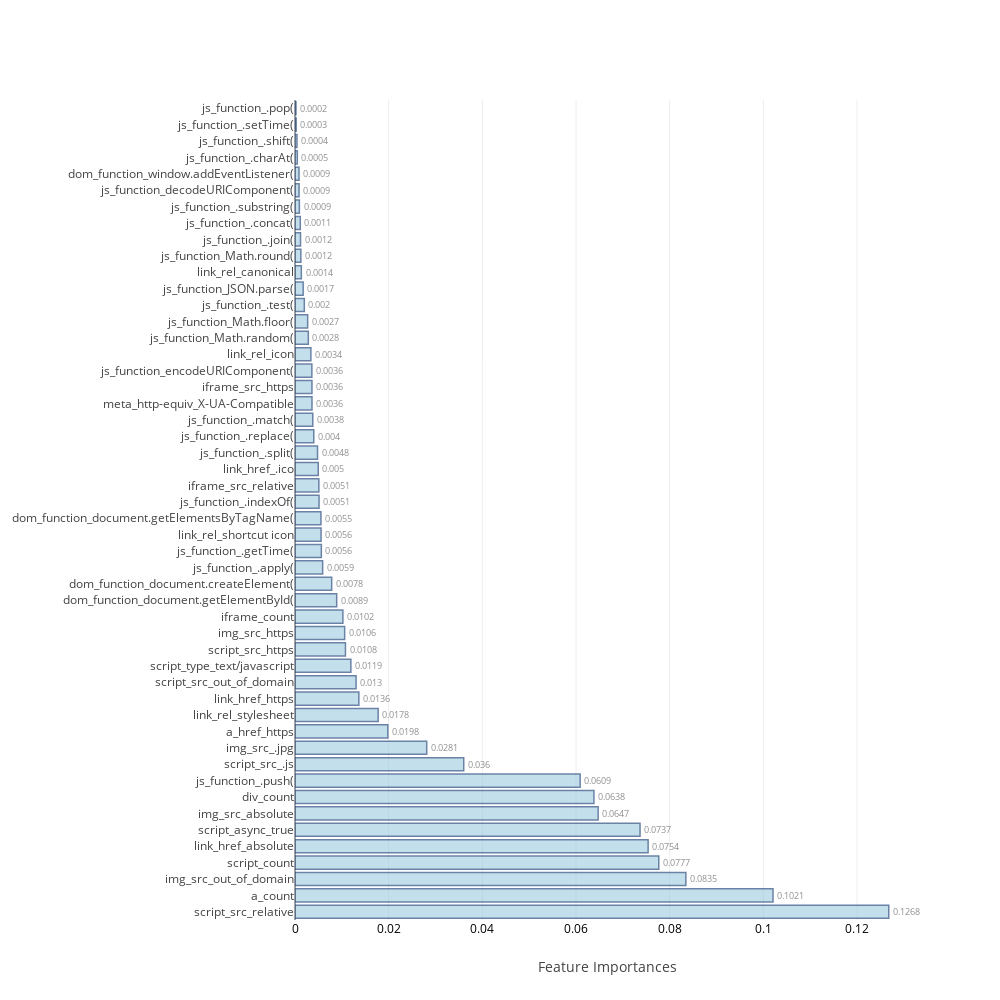
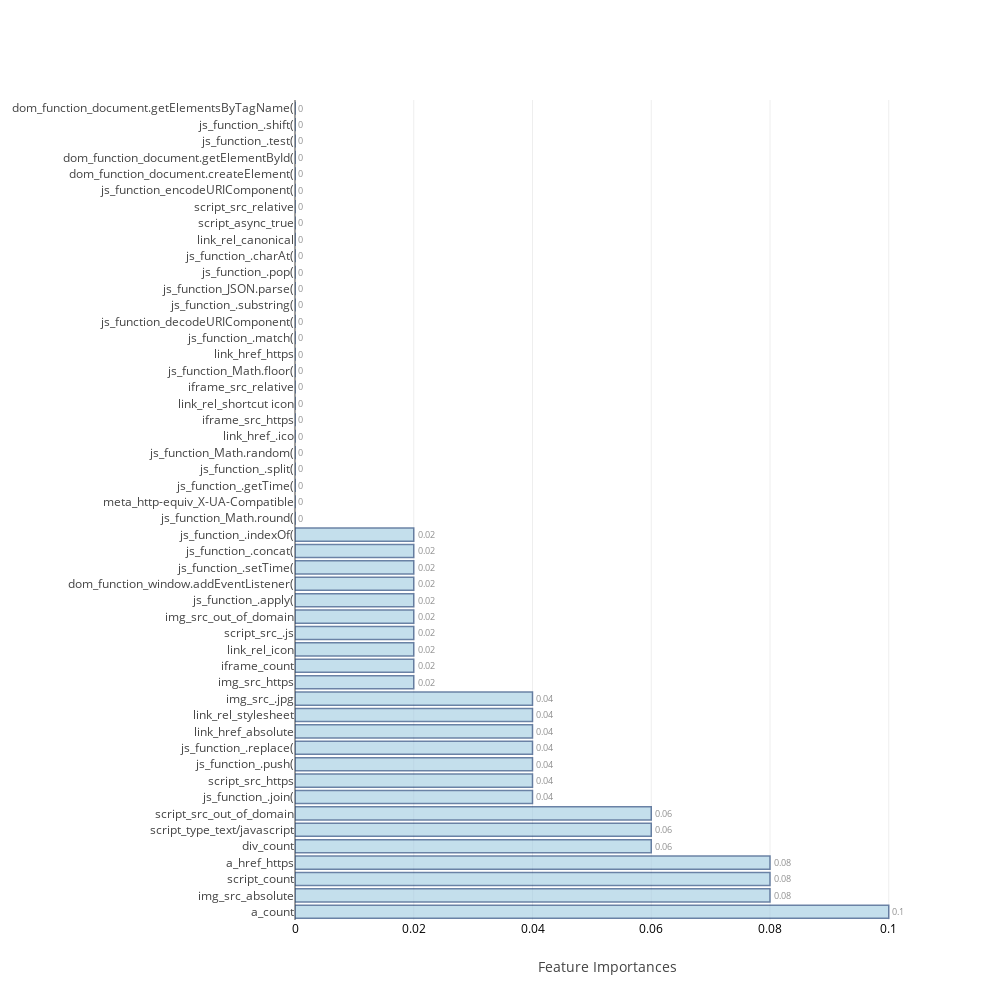
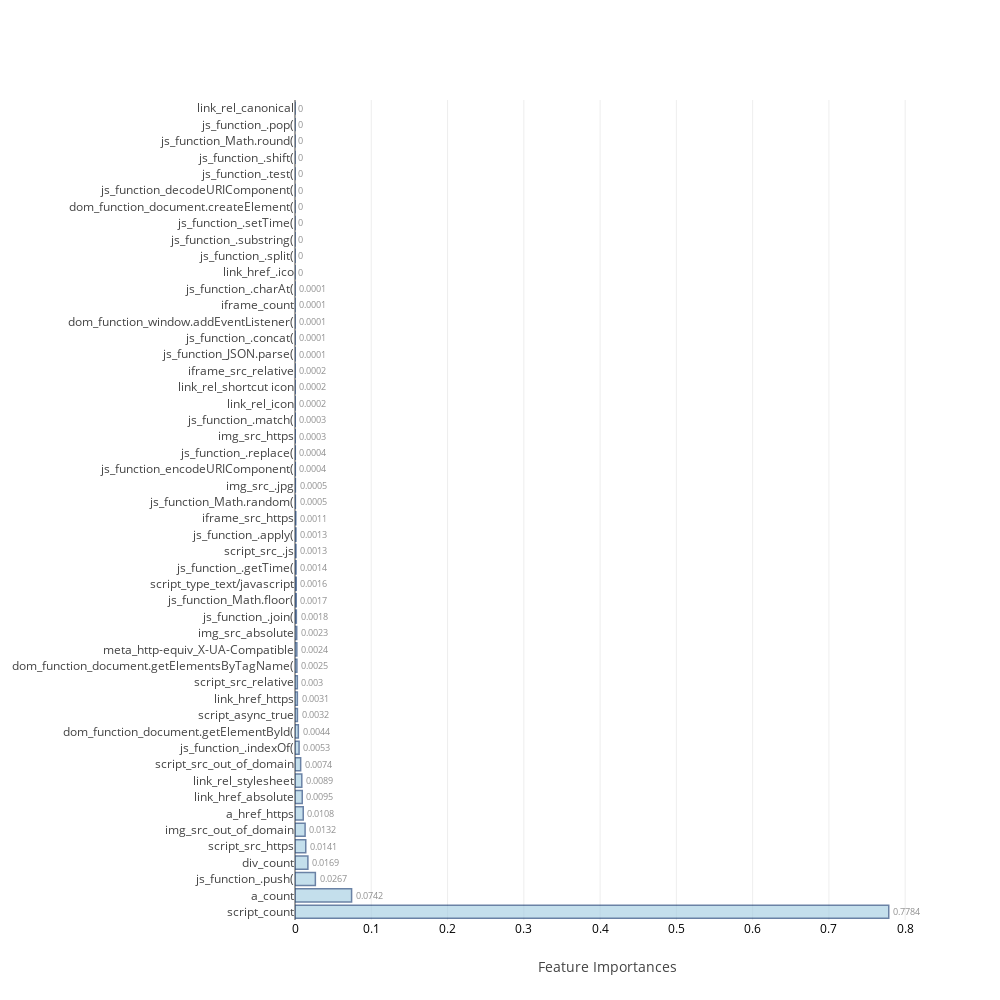
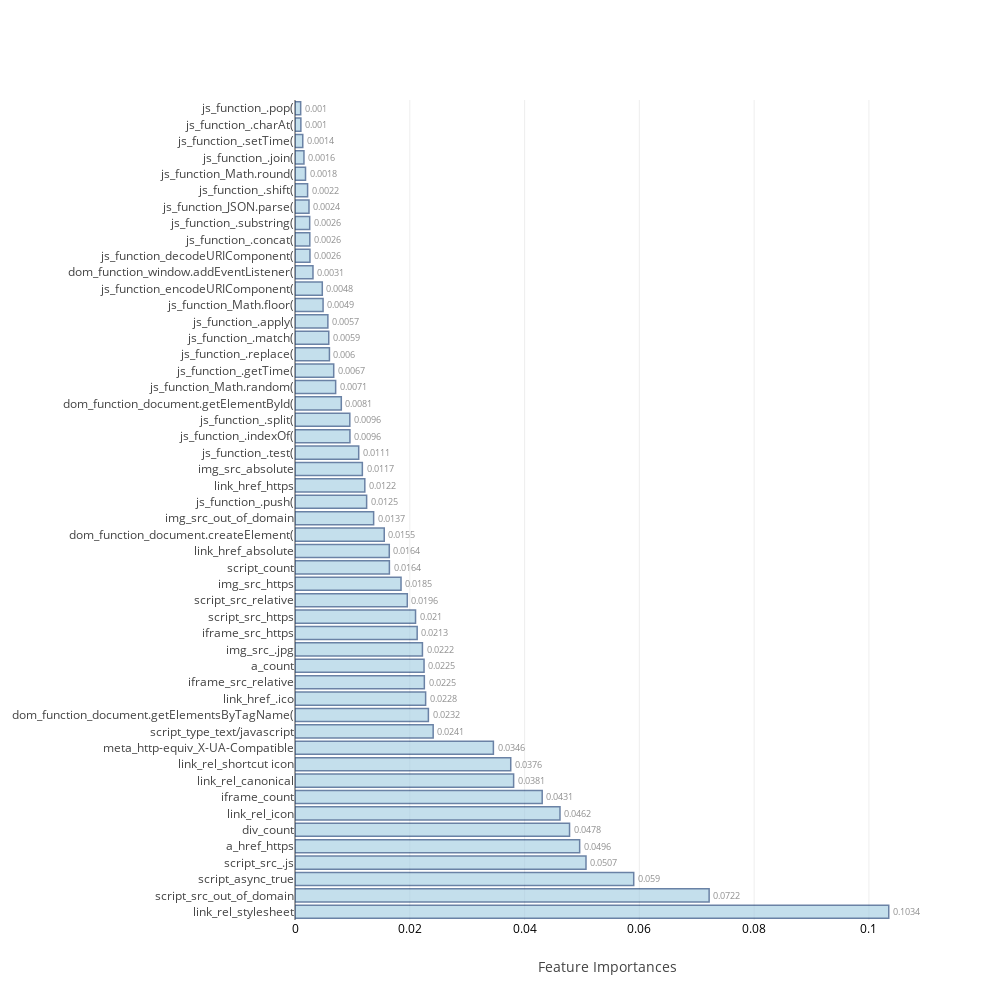

These figures' notebook cell, in order:
### Code cell
feat_imp=[None]*4
j=0
for i in range(0,8):
    if i>=2 and i<=5:
        model,cm_train,cm_test,acc_train,acc_test,roc_auc,feat_imp[j]=f[i](X_train,Y_train,X_test,Y_test,columns)
        j=j+1
    else:
        model,cm_train,cm_test,acc_train,acc_test,roc_auc=f[i](X_train,Y_train,X_test,Y_test)
    table_80_50_train.loc[i]=   ([acc_train,cm_train.TP,cm_train.TN,cm_train.FP,cm_train.FN,cm_train.FPR,cm_train.FNR])
    table_80_50_test.loc[i] =   ([acc_test ,cm_test.TP, cm_test.TN, cm_test.FP, cm_test.FN, cm_test.FPR, cm_test.FNR,roc_auc])
    print("\n")

### Figure 1 — Plotly figure (JSON) as saved in the notebook; plotly's stock layout.template omitted (floating-point values rounded to 4 significant figures)
{"data": [{"marker": {"color": "rgb(158,202,225)", "line": {"color": "rgb(8,48,107)", "width": 1.5}}, "opacity": 0.6, "orientation": "h", "text": [0.1268, 0.1021, 0.0835, 0.0777, 0.0754, 0.0737, 0.0647, 0.0638, 0.0609, 0.036, 0.0281, 0.0198, 0.0178, 0.0136, 0.013, 0.0119, 0.0108, 0.0106, 0.0102, 0.0089, 0.0078, 0.0059, 0.0056, 0.0056, 0.0055, 0.0051, 0.0051, 0.005, 0.0048, 0.004, 0.0038, 0.0036, 0.0036, 0.0036, 0.0034, 0.0028, 0.0027, 0.002, 0.0017, 0.0014, 0.0012, 0.0012, 0.0011, 0.0009, 0.0009, 0.0009, 0.0005, 0.0004, 0.0003, 0.0002], "textposition": "outside", "type": "bar", "uid": "111ef630-bea8-496c-96de-5ee720538525", "x": [0.1268, 0.1021, 0.08346, 0.07767, 0.0754, 0.07368, 0.06473, 0.06383, 0.06088, 0.03603, 0.02812, 0.01982, 0.01776, 0.01363, 0.01304, 0.01193, 0.01077, 0.0106, 0.01022, 0.0089, 0.007832, 0.005902, 0.005623, 0.005564, 0.005537, 0.005131, 0.005093, 0.00496, 0.004809, 0.004004, 0.003797, 0.003624, 0.003621, 0.0036, 0.003391, 0.002842, 0.002698, 0.001988, 0.001744, 0.001354, 0.001248, 0.001179, 0.001129, 0.0009317, 0.0008649, 0.0008521, 0.0004936, 0.0004161, 0.0002524, 0.0002073], "y": ["script_src_relative", "a_count", "img_src_out_of_domain", "script_count", "link_href_absolute", "script_async_true", "img_src_absolute", "div_count", "js_function_.push(", "script_src_.js", "img_src_.jpg", "a_href_https", "link_rel_stylesheet", "link_href_https", "script_src_out_of_domain", "script_type_text/javascript", "script_src_https", "img_src_https", "iframe_count", "dom_function_document.getElementById(", "dom_function_document.createElement(", "js_function_.apply(", "js_function_.getTime(", "link_rel_shortcut icon", "dom_function_document.getElementsByTagName(", "js_function_.indexOf(", "iframe_src_relative", "link_href_.ico", "js_function_.split(", "js_function_.replace(", "js_function_.match(", "meta_http-equiv_X-UA-Compatible", "iframe_src_https", "js_function_encodeURIComponent(", "link_rel_icon", "js_function_Math.random(", "js_function_Math.floor(", "js_function_.test(", "js_function_JSON.parse(", "link_rel_canonical", "js_function_Math.round(", "js_function_.join(", "js_function_.concat(", "js_function_.substring(", "js_function_decodeURIComponent(", "dom_function_window.addEventListener(", "js_function_.charAt(", "js_function_.shift(", "js_function_.setTime(", "js_function_.pop("]}], "layout": {"autosize": false, "height": 1000, "width": 1000, "xaxis": {"tickfont": {"color": "black", "size": 12}, "title": "Feature Importances"}, "yaxis": {"automargin": true}}}

### Figure 2 — Plotly figure (JSON) as saved in the notebook; plotly's stock layout.template omitted (floating-point values rounded to 4 significant figures)
{"data": [{"marker": {"color": "rgb(158,202,225)", "line": {"color": "rgb(8,48,107)", "width": 1.5}}, "opacity": 0.6, "orientation": "h", "text": [0.1, 0.08, 0.08, 0.08, 0.06, 0.06, 0.06, 0.04, 0.04, 0.04, 0.04, 0.04, 0.04, 0.04, 0.02, 0.02, 0.02, 0.02, 0.02, 0.02, 0.02, 0.02, 0.02, 0.02, 0, 0, 0, 0, 0, 0, 0, 0, 0, 0, 0, 0, 0, 0, 0, 0, 0, 0, 0, 0, 0, 0, 0, 0, 0, 0], "textposition": "outside", "type": "bar", "uid": "fdedca1e-2e27-4f7f-b30e-047fc3af18aa", "x": [0.1, 0.08, 0.08, 0.08, 0.06, 0.06, 0.06, 0.04, 0.04, 0.04, 0.04, 0.04, 0.04, 0.04, 0.02, 0.02, 0.02, 0.02, 0.02, 0.02, 0.02, 0.02, 0.02, 0.02, 0, 0, 0, 0, 0, 0, 0, 0, 0, 0, 0, 0, 0, 0, 0, 0, 0, 0, 0, 0, 0, 0, 0, 0, 0, 0], "y": ["a_count", "img_src_absolute", "script_count", "a_href_https", "div_count", "script_type_text/javascript", "script_src_out_of_domain", "js_function_.join(", "script_src_https", "js_function_.push(", "js_function_.replace(", "link_href_absolute", "link_rel_stylesheet", "img_src_.jpg", "img_src_https", "iframe_count", "link_rel_icon", "script_src_.js", "img_src_out_of_domain", "js_function_.apply(", "dom_function_window.addEventListener(", "js_function_.setTime(", "js_function_.concat(", "js_function_.indexOf(", "js_function_Math.round(", "meta_http-equiv_X-UA-Compatible", "js_function_.getTime(", "js_function_.split(", "js_function_Math.random(", "link_href_.ico", "iframe_src_https", "link_rel_shortcut icon", "iframe_src_relative", "js_function_Math.floor(", "link_href_https", "js_function_.match(", "js_function_decodeURIComponent(", "js_function_.substring(", "js_function_JSON.parse(", "js_function_.pop(", "js_function_.charAt(", "link_rel_canonical", "script_async_true", "script_src_relative", "js_function_encodeURIComponent(", "dom_function_document.createElement(", "dom_function_document.getElementById(", "js_function_.test(", "js_function_.shift(", "dom_function_document.getElementsByTagName("]}], "layout": {"autosize": false, "height": 1000, "width": 1000, "xaxis": {"tickfont": {"color": "black", "size": 12}, "title": "Feature Importances"}, "yaxis": {"automargin": true}}}

### Figure 3 — Plotly figure (JSON) as saved in the notebook; plotly's stock layout.template omitted (floating-point values rounded to 4 significant figures)
{"data": [{"marker": {"color": "rgb(158,202,225)", "line": {"color": "rgb(8,48,107)", "width": 1.5}}, "opacity": 0.6, "orientation": "h", "text": [0.7784, 0.0742, 0.0267, 0.0169, 0.0141, 0.0132, 0.0108, 0.0095, 0.0089, 0.0074, 0.0053, 0.0044, 0.0032, 0.0031, 0.003, 0.0025, 0.0024, 0.0023, 0.0018, 0.0017, 0.0016, 0.0014, 0.0013, 0.0013, 0.0011, 0.0005, 0.0005, 0.0004, 0.0004, 0.0003, 0.0003, 0.0002, 0.0002, 0.0002, 0.0001, 0.0001, 0.0001, 0.0001, 0.0001, 0, 0, 0, 0, 0, 0, 0, 0, 0, 0, 0], "textposition": "outside", "type": "bar", "uid": "5b6fd0c4-5298-4600-b91b-06af83a272a2", "x": [0.7784, 0.0742, 0.0267, 0.01689, 0.0141, 0.01325, 0.01081, 0.009486, 0.008896, 0.007416, 0.00534, 0.004378, 0.003154, 0.003078, 0.003038, 0.002502, 0.002423, 0.002269, 0.001769, 0.001678, 0.001649, 0.001407, 0.001279, 0.001256, 0.001077, 0.0005238, 0.0005121, 0.0004171, 0.0003993, 0.0003165, 0.0003004, 0.0002002, 0.0001647, 0.0001571, 0.0001366, 0.0001333, 7.845e-05, 6.841e-05, 5.29e-05, 3.48e-05, 3.233e-05, 1.184e-05, 9.151e-06, 0, 0, 0, 0, 0, 0, 0], "y": ["script_count", "a_count", "js_function_.push(", "div_count", "script_src_https", "img_src_out_of_domain", "a_href_https", "link_href_absolute", "link_rel_stylesheet", "script_src_out_of_domain", "js_function_.indexOf(", "dom_function_document.getElementById(", "script_async_true", "link_href_https", "script_src_relative", "dom_function_document.getElementsByTagName(", "meta_http-equiv_X-UA-Compatible", "img_src_absolute", "js_function_.join(", "js_function_Math.floor(", "script_type_text/javascript", "js_function_.getTime(", "script_src_.js", "js_function_.apply(", "iframe_src_https", "js_function_Math.random(", "img_src_.jpg", "js_function_encodeURIComponent(", "js_function_.replace(", "img_src_https", "js_function_.match(", "link_rel_icon", "link_rel_shortcut icon", "iframe_src_relative", "js_function_JSON.parse(", "js_function_.concat(", "dom_function_window.addEventListener(", "iframe_count", "js_function_.charAt(", "link_href_.ico", "js_function_.split(", "js_function_.substring(", "js_function_.setTime(", "dom_function_document.createElement(", "js_function_decodeURIComponent(", "js_function_.test(", "js_function_.shift(", "js_function_Math.round(", "js_function_.pop(", "link_rel_canonical"]}], "layout": {"autosize": false, "height": 1000, "width": 1000, "xaxis": {"tickfont": {"color": "black", "size": 12}, "title": "Feature Importances"}, "yaxis": {"automargin": true}}}

### Figure 4 — Plotly figure (JSON) as saved in the notebook; plotly's stock layout.template omitted (floating-point values rounded to 4 significant figures)
{"data": [{"marker": {"color": "rgb(158,202,225)", "line": {"color": "rgb(8,48,107)", "width": 1.5}}, "opacity": 0.6, "orientation": "h", "text": [0.1034, 0.0722, 0.059, 0.0507, 0.0496, 0.0478, 0.0462, 0.0431, 0.0381, 0.0376, 0.0346, 0.0241, 0.0232, 0.0228, 0.0225, 0.0225, 0.0222, 0.0213, 0.021, 0.0196, 0.0185, 0.0164, 0.0164, 0.0155, 0.0137, 0.0125, 0.0122, 0.0117, 0.0111, 0.0096, 0.0096, 0.0081, 0.0071, 0.0067, 0.006, 0.0059, 0.0057, 0.0049, 0.0048, 0.0031, 0.0026, 0.0026, 0.0026, 0.0024, 0.0022, 0.0018, 0.0016, 0.0014, 0.001, 0.001], "textposition": "outside", "type": "bar", "uid": "70179cbb-7d86-4151-820d-2b78983368e0", "x": [0.1034, 0.07215, 0.05901, 0.0507, 0.0496, 0.04784, 0.04617, 0.04307, 0.03809, 0.03759, 0.03457, 0.02407, 0.02324, 0.02276, 0.02254, 0.02248, 0.0222, 0.02129, 0.021, 0.01957, 0.01847, 0.01645, 0.01643, 0.01555, 0.0137, 0.01248, 0.01216, 0.01173, 0.0111, 0.009571, 0.009552, 0.008067, 0.007082, 0.006746, 0.005999, 0.005882, 0.005727, 0.004892, 0.004756, 0.00313, 0.002604, 0.002582, 0.00256, 0.002439, 0.002196, 0.001834, 0.00156, 0.001352, 0.001021, 0.0009904], "y": ["link_rel_stylesheet", "script_src_out_of_domain", "script_async_true", "script_src_.js", "a_href_https", "div_count", "link_rel_icon", "iframe_count", "link_rel_canonical", "link_rel_shortcut icon", "meta_http-equiv_X-UA-Compatible", "script_type_text/javascript", "dom_function_document.getElementsByTagName(", "link_href_.ico", "iframe_src_relative", "a_count", "img_src_.jpg", "iframe_src_https", "script_src_https", "script_src_relative", "img_src_https", "script_count", "link_href_absolute", "dom_function_document.createElement(", "img_src_out_of_domain", "js_function_.push(", "link_href_https", "img_src_absolute", "js_function_.test(", "js_function_.indexOf(", "js_function_.split(", "dom_function_document.getElementById(", "js_function_Math.random(", "js_function_.getTime(", "js_function_.replace(", "js_function_.match(", "js_function_.apply(", "js_function_Math.floor(", "js_function_encodeURIComponent(", "dom_function_window.addEventListener(", "js_function_decodeURIComponent(", "js_function_.concat(", "js_function_.substring(", "js_function_JSON.parse(", "js_function_.shift(", "js_function_Math.round(", "js_function_.join(", "js_function_.setTime(", "js_function_.charAt(", "js_function_.pop("]}], "layout": {"autosize": false, "height": 1000, "width": 1000, "xaxis": {"tickfont": {"color": "black", "size": 12}, "title": "Feature Importances"}, "yaxis": {"automargin": true}}}
